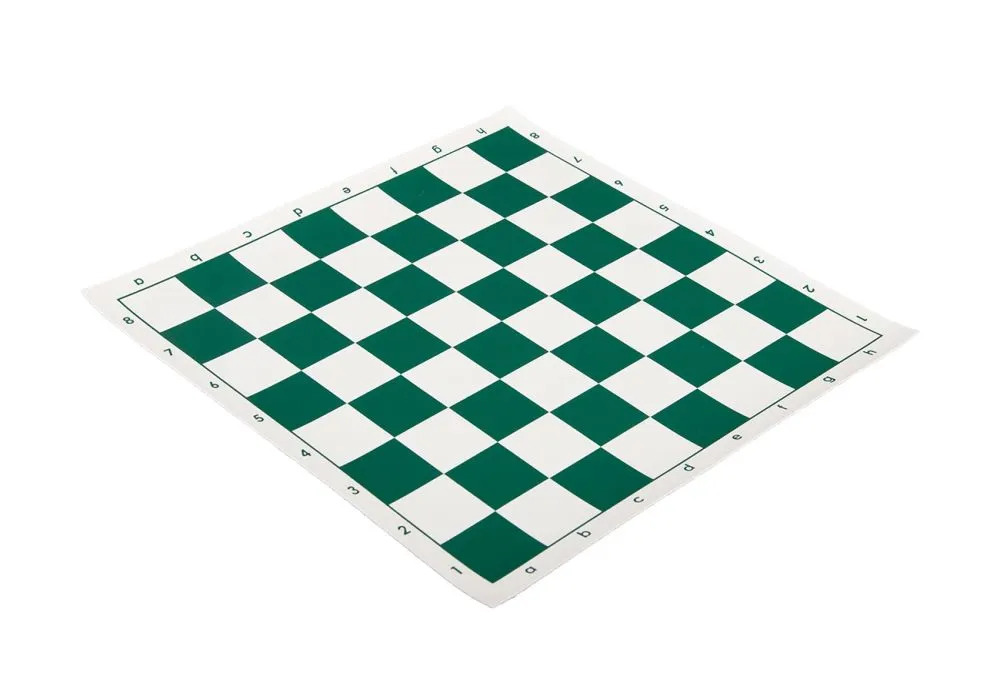
#> input picture img/emptyboard.jpg, 1000 x 700 px
$ python detectChessboard.py
#> lines starting #> are read from the running program, lines starting #| are printed output that depends on the picture
import cv2
from pathlib import Path
import sys
import numpy as np
import matplotlib.pyplot as plt


def getImagePath():
    imagePath = Path.cwd() / "img" / "emptyboard.jpg"
    print(imagePath)
    return str(imagePath)


def readImage(path):
#> called with path = 'img/emptyboard.jpg'
    img = cv2.imread(path)
#> img is the input picture: shape (700, 1000, 3); mean B, G, R 228.5, 231.7, 220.5
    if img is None:
        print("Error: Image not found.")
        sys.exit()
    return img


def processImage(img):
    # Convert the image to grayscale
    gray = cv2.cvtColor(img, cv2.COLOR_BGR2GRAY)
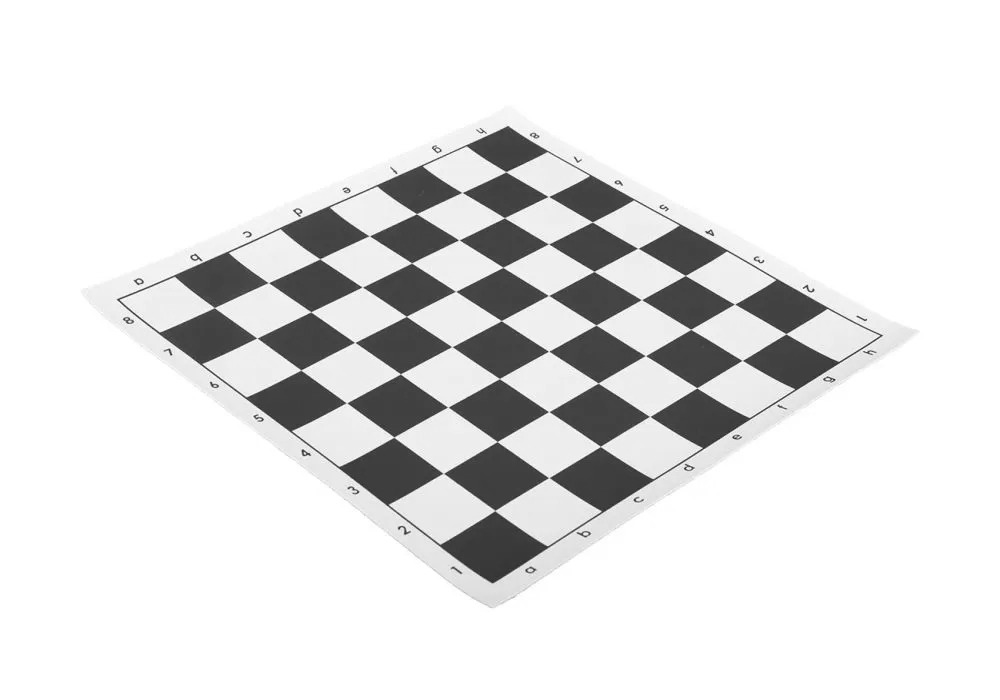
#> gray: shape (700, 1000); min 35, max 255, mean 228

    # Apply a bilateral filter to reduce noise
    # https://docs.opencv.org/4.x/d4/d13/tutorial_py_filtering.html
    bilateral = cv2.bilateralFilter(gray, 9, 75, 75)

    return bilateral


def displayImage(img):
    cv2.imshow("Image", img)
    cv2.waitKey(0)
    cv2.destroyAllWindows()


def main():
    path = getImagePath()
    img = readImage(path)
    preprocessed_image = processImage(img)
    displayImage(preprocessed_image)


if __name__ == "__main__":
    main()

$ run again, with img/examplestartingposition.jpg copied over img/emptyboard.jpg
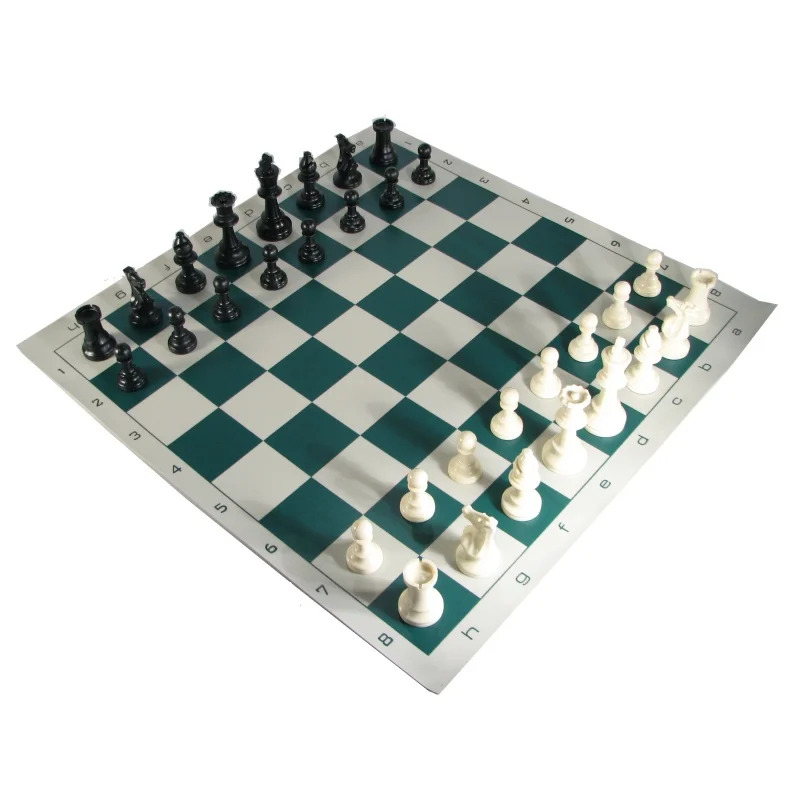
#> input picture img/examplestartingposition.jpg, 800 x 800 px
#> in readImage, img is the input picture: shape (800, 800, 3); mean B, G, R 213.1, 215.8, 211.5
#> in processImage, `gray = cv2.cvtColor(img, cv2.COLOR_BGR2GRAY)`:
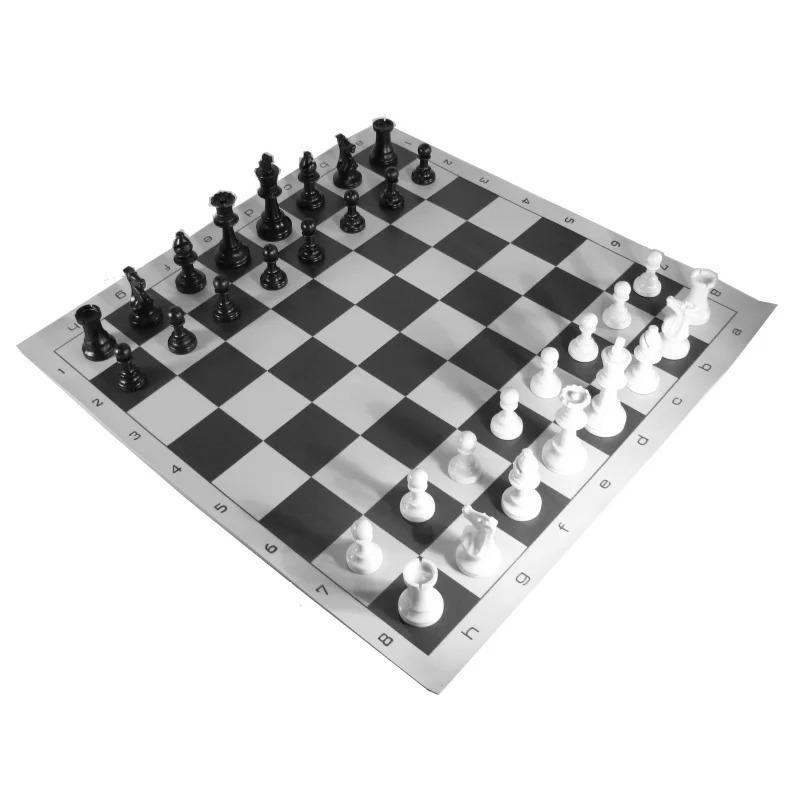
#> gray: shape (800, 800); min 1, max 255, mean 214.2

$ run again, with img/examplestartingposition2.jpg copied over img/emptyboard.jpg
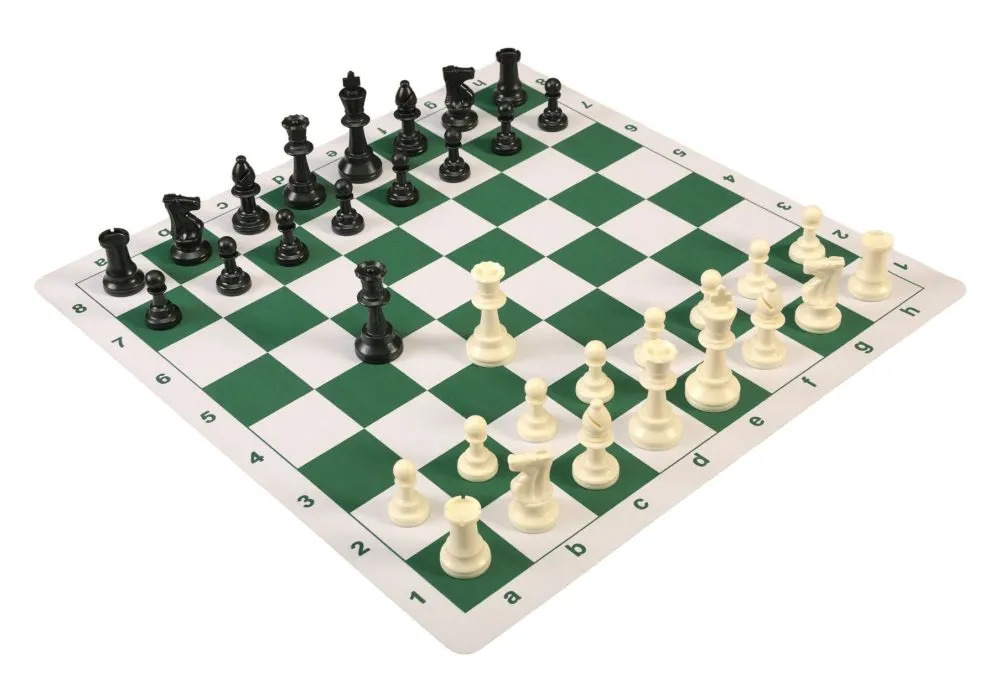
#> input picture img/examplestartingposition2.jpg, 1000 x 700 px
#> in readImage, img is the input picture: shape (700, 1000, 3); mean B, G, R 212.1, 219.5, 216.4
#> in processImage, `gray = cv2.cvtColor(img, cv2.COLOR_BGR2GRAY)`:
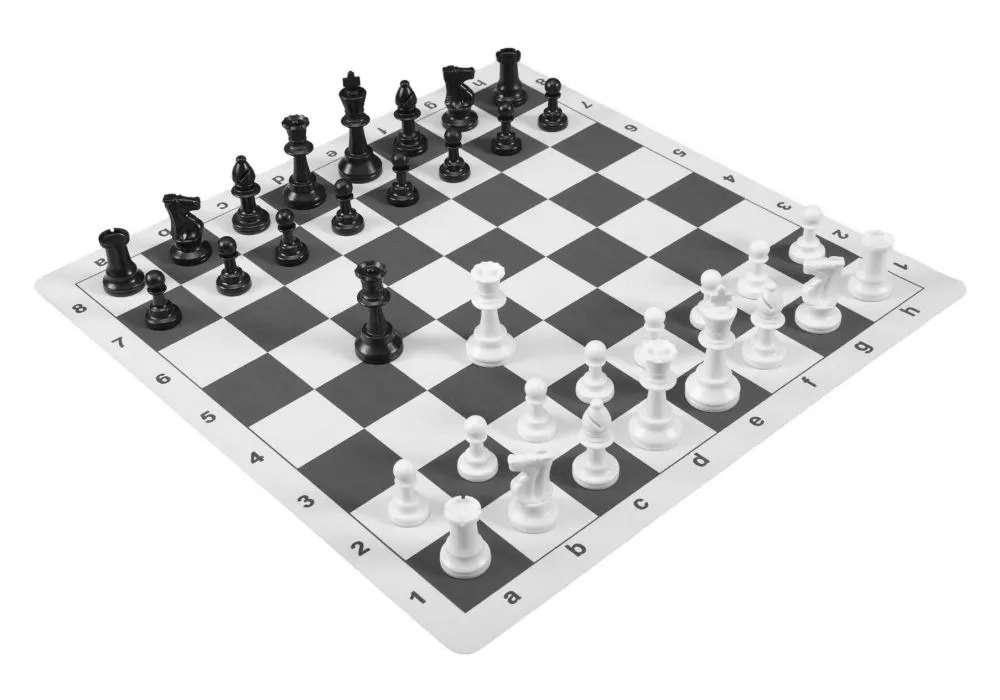
#> gray: shape (700, 1000); min 1, max 255, mean 217.7
